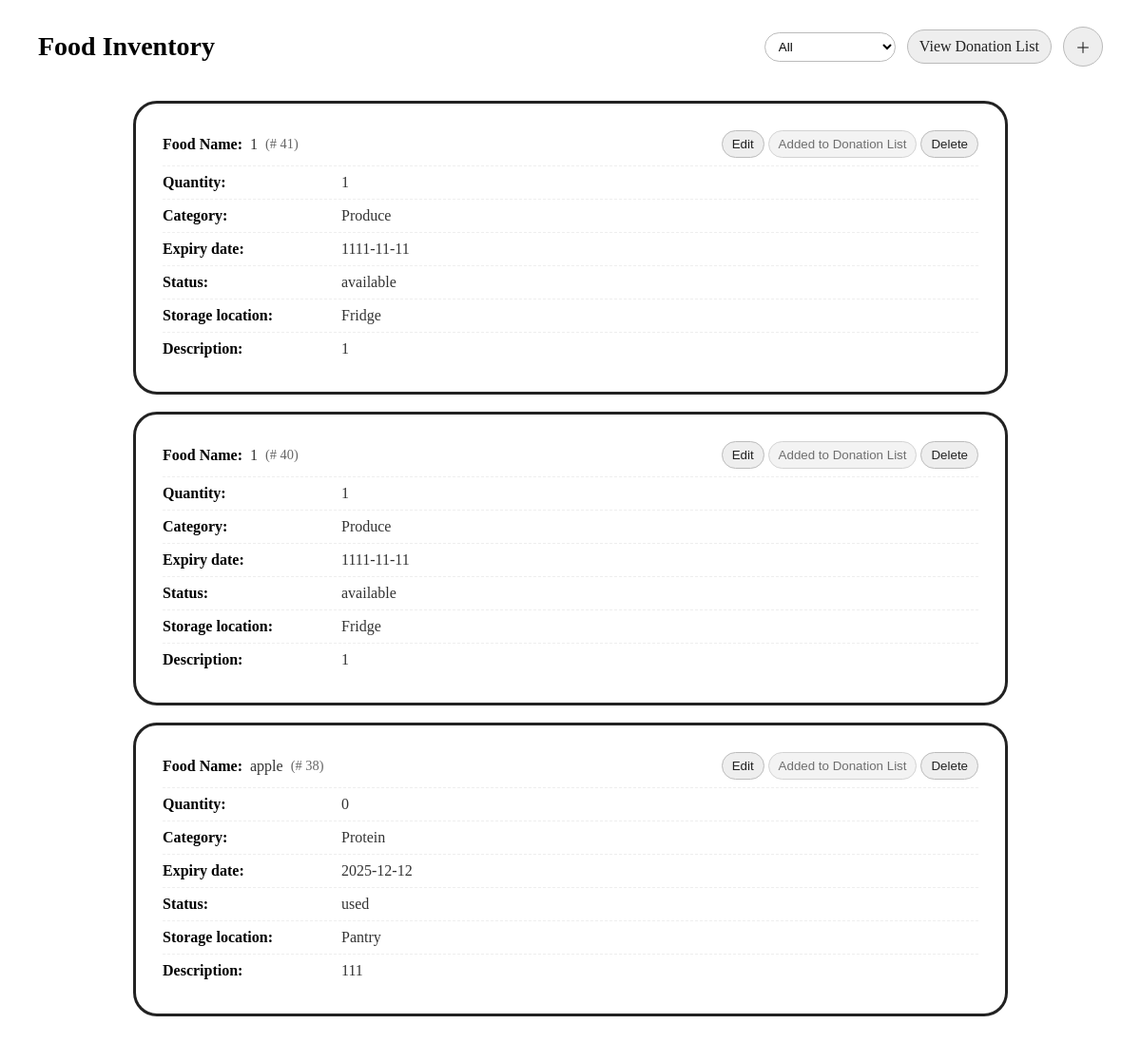
The page /pages/inventory/inventory.php (signed in) on the database its author committed.
### tables this page shows
CREATE TABLE `fooditem` (
  `foodItem_id` int(20) NOT NULL,
  `category` enum('Produce','Protein','Dairy & Bakery','Grains & Pantry','Snacks & Beverages') NOT NULL,
  `food_name` varchar(20) NOT NULL,
  `quantity` int(10) NOT NULL,
  `expiry_date` date NOT NULL DEFAULT current_timestamp(),
  `storage_location` enum('Fridge','Freezer','Pantry','Countertop') NOT NULL,
  `description` varchar(80) DEFAULT NULL,
  `status` enum('available','used','expired','donation') NOT NULL,
  `user_id` int(20) UNSIGNED NOT NULL
);

### pages/inventory/inventory.php (the view, shortened to what this page needs)
<?php
require_once __DIR__ . '/../../config.php';
$uid = (int)($_SESSION['user_id'] ?? $_SESSION['id'] ?? 0);
$rows = [];
try {
  $st = $pdo->prepare("
    SELECT
      f.foodItem_id, f.food_name, f.quantity, f.category, f.expiry_date, f.status, f.storage_location, f.description,
      EXISTS(
        SELECT 1
        FROM donation_fooditem df
        JOIN donation d ON d.donation_id = df.donation_id
        WHERE df.fooditem_id = f.foodItem_id
          AND d.donor_user_id = f.user_id
          AND d.status = 'pending'
      ) AS has_donation
    FROM fooditem f
    WHERE f.user_id = :uid
    ORDER BY f.foodItem_id DESC
  ");
  $st->execute([':uid' => $uid]);
  $rows = $st->fetchAll(PDO::FETCH_ASSOC);
} catch (Throwable $e) {
  $rows = [];
}
function e($s){ return htmlspecialchars((string)$s, ENT_QUOTES, 'UTF-8'); }
?>
<!doctype html>
<html lang="en">
<head>
</head>
<body>
  <header class="topbar">
    <h1 class="title">Food Inventory</h1>
    <div class="actions">
      <div class="controls">
        <select id="filterSel">
          <option value="all" selected>All</option>
        </select>
      </div>
      <a class="btn" href="/SaveBite/templates/base.php?page=donationList">View Donation List</a>
      <a class="plus" href="#" title="Add new">＋</a>
    </div>
  </header>
  <main class="content" id="list">
    <?php if (!$rows): ?>
      <p id="empty-hint" style="color:#666">No items yet. Click “＋” to add one.</p>
    <?php else: ?>
      <?php foreach ($rows as $r):
        $id   = (int)$r['foodItem_id'];
        $exp  = (string)($r['expiry_date'] ?? '');
        $name = (string)$r['food_name'];
        $qty  = (string)$r['quantity'];
        $cat  = (string)$r['category'];
        $st   = (string)($r['status'] ?? '');
        $loc  = (string)$r['storage_location'];
        $desc = (string)($r['description'] ?? '');
        $has  = !empty($r['has_donation']);
      ?>
      <article class="card" id="item-<?= $id ?>" data-id="<?= $id ?>" data-expiry="<?= e($exp) ?>" data-donated="<?= $has ? '1' : '0' ?>">
        <div class="card-head">
          <div class="card-title">
            <span class="label">Food Name:</span>
            <span class="value" data-field="food_name"><?= e($name) ?></span>
            <span class="mini-id">(# <?= $id ?>)</span>
          </div>
          <div>
            <button class="btn mini" type="button" data-action="edit">Edit</button>
            <button
              class="btn mini"
              type="button"
              data-action="donate"
              <?= $has ? 'disabled style="opacity:.65;cursor:not-allowed"' : '' ?>
            ><?= $has ? 'Added to Donation List' : 'Mark as donated' ?></button>
            <button class="btn mini" type="button" data-action="delete">Delete</button>
          </div>
        </div>
        <div class="row">
          <span class="label">Quantity:</span>
          <span class="value" data-field="quantity"><?= e($qty) ?></span>
        </div>
        <div class="row">
          <span class="label">Category:</span>
          <span class="value" data-field="category"><?= e($cat) ?></span>
        </div>
        <div class="row">
          <span class="label">Expiry date:</span>
          <span class="value" data-field="expiry_date"><?= e($exp) ?></span>
        </div>
        <div class="row">
          <span class="label">Status:</span>
          <span class="value" data-field="status"><?= e($st) ?></span>
        </div>
        <div class="row">
          <span class="label">Storage location:</span>
          <span class="value" data-field="storage_location"><?= e($loc) ?></span>
        </div>
        <div class="row">
          <span class="label">Description:</span>
          <span class="value" data-field="description"><?= e($desc) ?></span>
        </div>
      </article>
      <?php endforeach; ?>
    <?php endif; ?>
  </main>
</body>
</html>

### pages/inventory/inventory.php (style rules this page uses)
.topbar { display:flex;justify-content:space-between;align-items:center;gap:12px;padding:20px 32px; }
.title { font-size:28px;font-weight:700;margin:0; }
.actions { display:flex;align-items:center;gap:12px; }
.btn,.plus { padding:8px 12px;border:1px solid #bbb;background:#eee;border-radius:22px;cursor:pointer;text-decoration:none;color:#222; }
.btn.mini { padding:6px 10px;border-radius:16px; }
.content { width:100%;max-width:920px;margin:0 auto;padding:16px; }
.card { border:3px solid #222;border-radius:25px;padding:28px;margin-bottom:18px;background:#fff; }
.card-head { display:flex;align-items:center;justify-content:space-between;gap:8px;margin-bottom:8px; }
.card-title { display:flex;align-items:center;gap:8px;flex-wrap:wrap; }
.mini-id { color:#666;font-size:90%; }
.row { display:grid;grid-template-columns:180px 1fr;gap:8px;padding:8px 0;border-top:1px dashed #eee; }
.label { font-weight:600; }
.value { color:#333; }
.controls select { padding:6px 10px;border:1px solid #bbb;border-radius:22px;background:#fff; }

### rows shown on the page
fooditem: food_name "1", foodItem_id "41", quantity "1", category "Produce", expiry_date "1111-11-11", status "available", storage_location "Fridge", description "1"
fooditem: food_name "1", foodItem_id "40", quantity "1", category "Produce", expiry_date "1111-11-11", status "available", storage_location "Fridge", description "1"
fooditem: food_name "apple", foodItem_id "38", quantity "0", category "Protein", expiry_date "2025-12-12", status "used", storage_location "Pantry", description "111"
